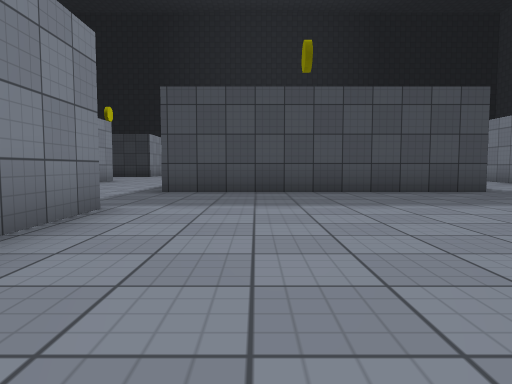
[1] (above)

24 first-person views from a walk through a scene from a Unity 3-D project. The camera is 0.51 m above the floor, tilts 4° down and sees 70° across. The floor is counted in squares, 1 m on a side. Each view is taken from the middle of a square. On the plan, view 1 faces up. The plan holds only what a view shows up to about 9 squares ahead; the rest is blank. The place goes on beyond the plan. The player is left out. Surface patterns are stand-ins for the level's own textures.

[2]
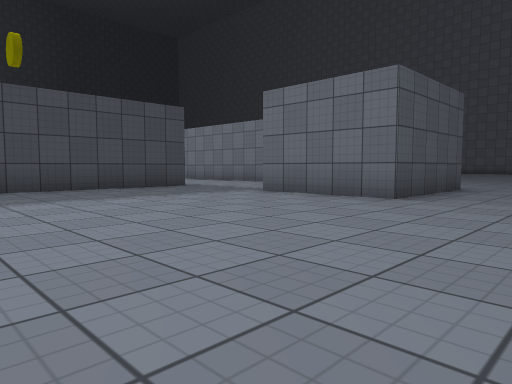

[3]
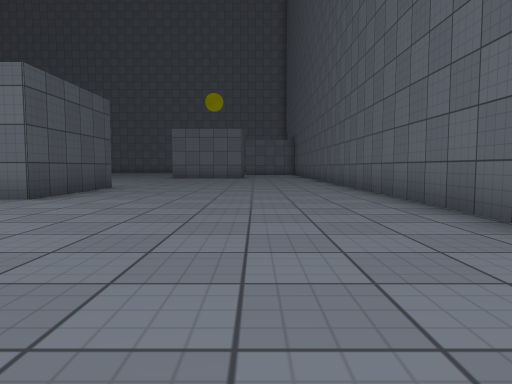

[4]
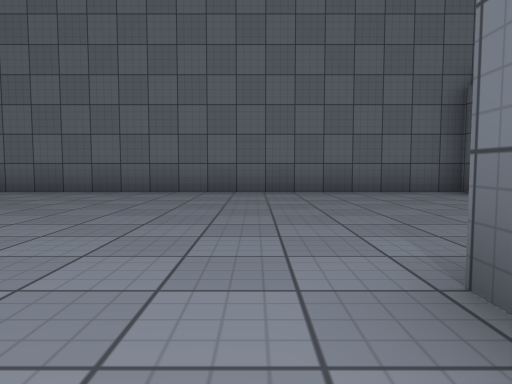

[5]
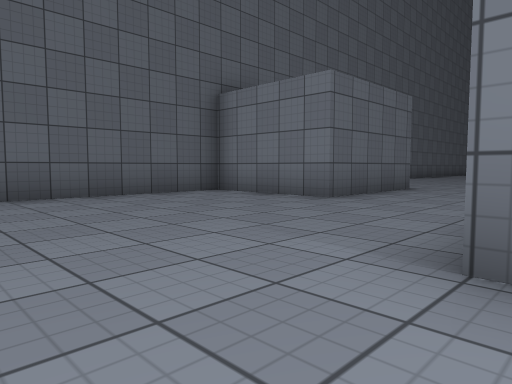

[6]
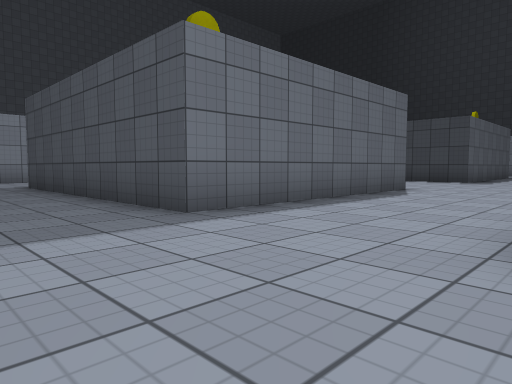

[7]
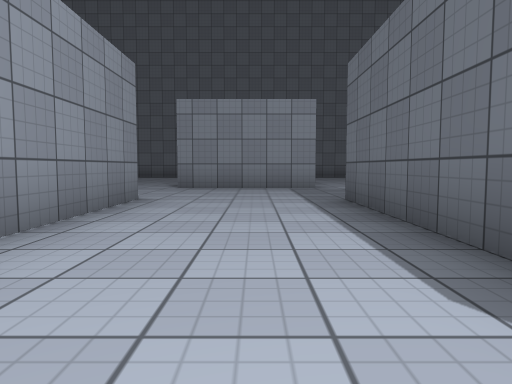

[8]
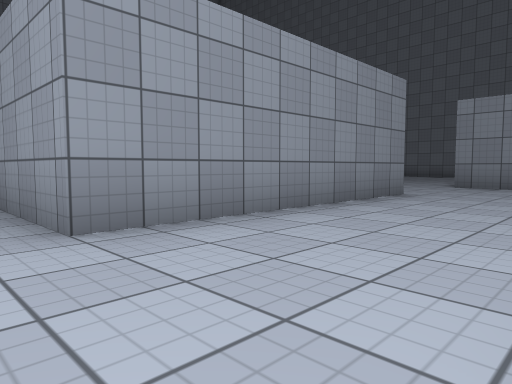

[9]
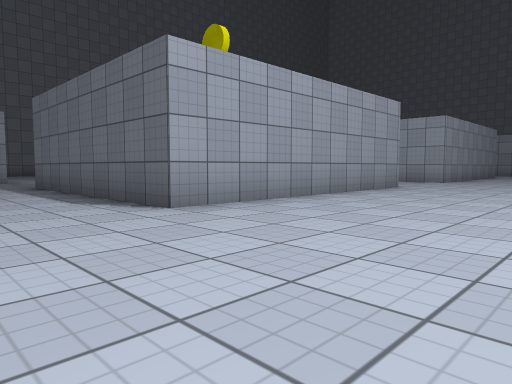

[10]
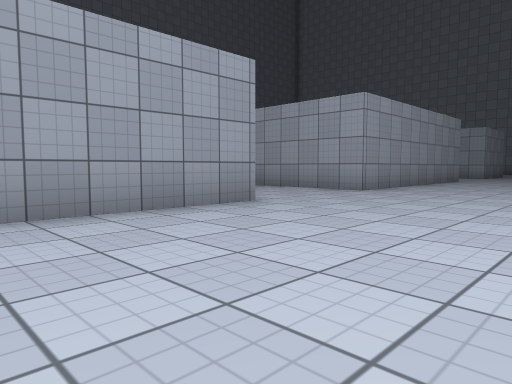

[11]
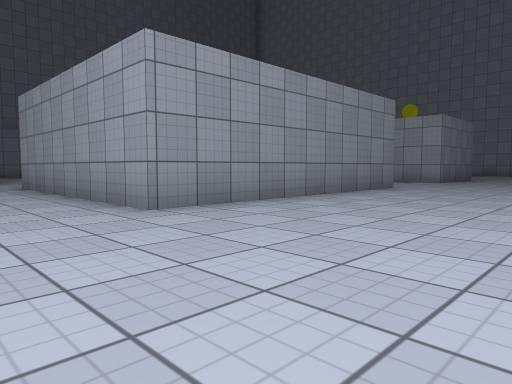

[12]
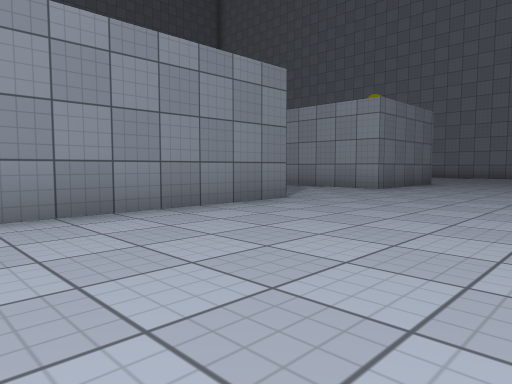

[13]
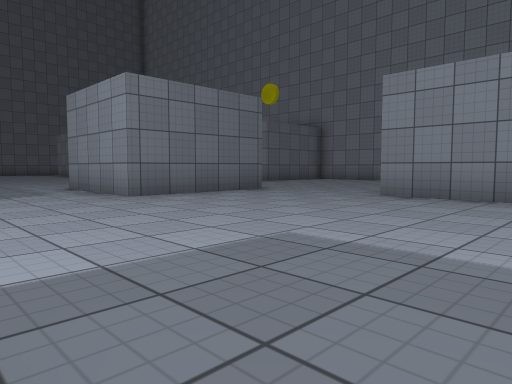

[14]
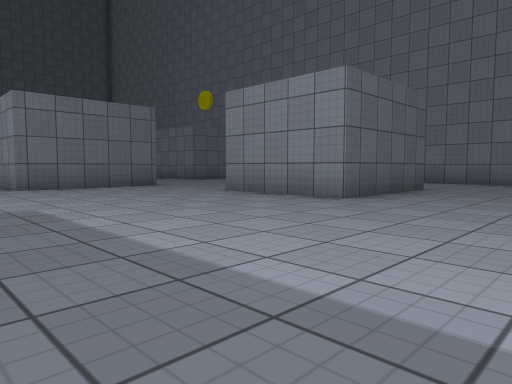

[15]
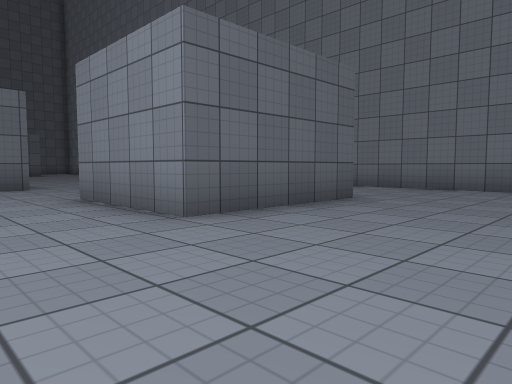

[16]
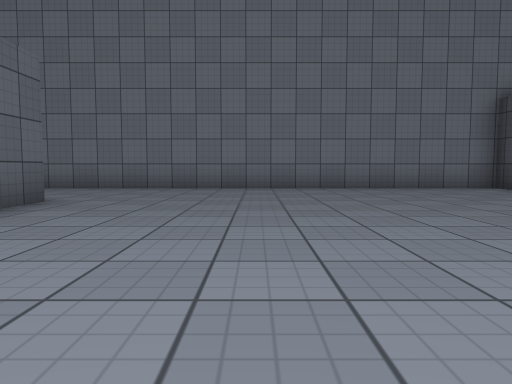

[17]
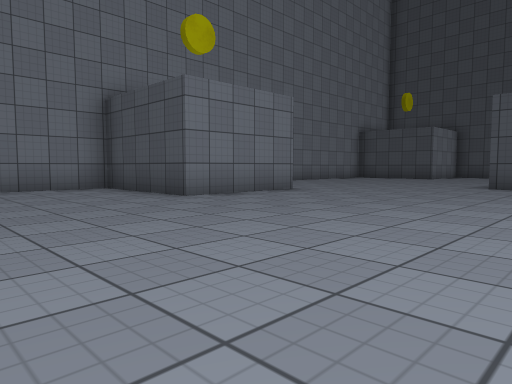

[18]
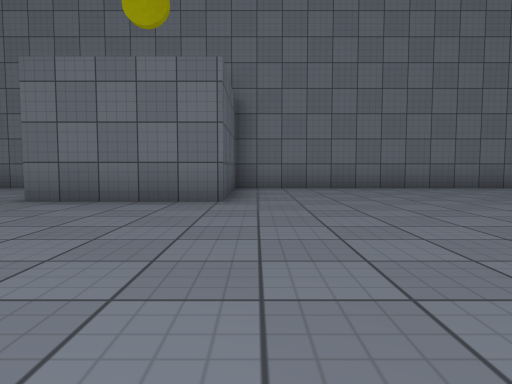

[19]
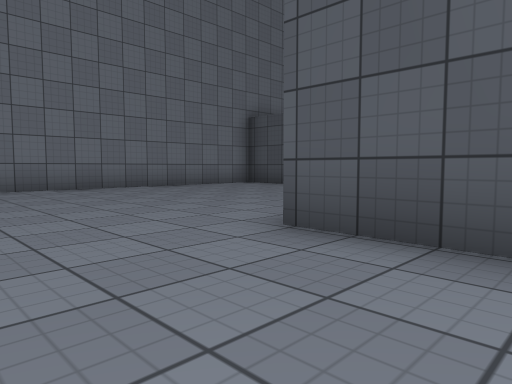

[20]
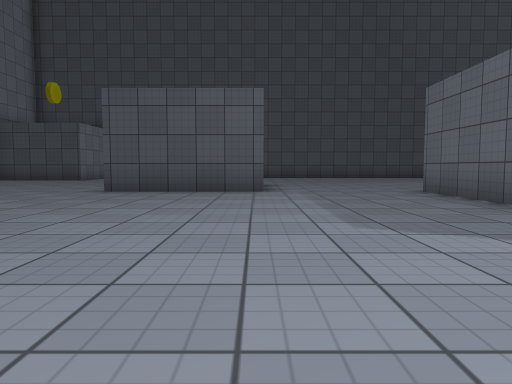

[21]
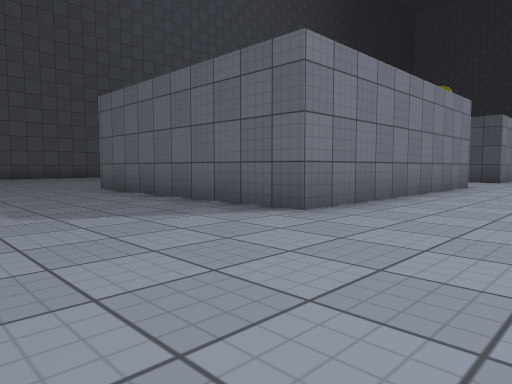

[22]
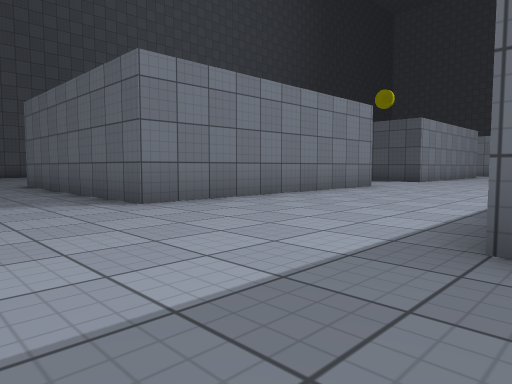

[23]
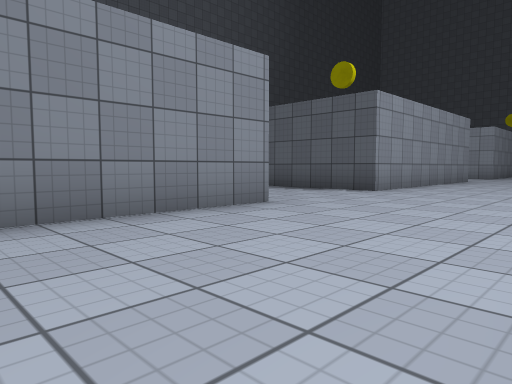

[24]
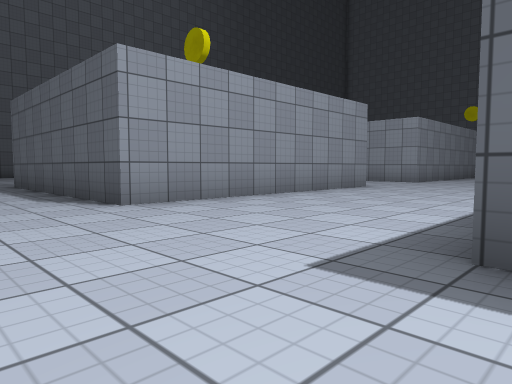

### Floor plan
Points are (right, up) in squares from view 1. A wall is a line through its corners. A room is listed if a view was taken in it or the views show most of it. See-through windows are left out.
Room 1 (views 1, 2, 3, 4, 5, 6, 7)
walls: (7.9, 1.5) (4.6, 1.5) (4.6, 4.4) (7.9, 4.4); (-1.9, 4.5) (-1.9, 1.4); (7.8, 7.2) (7.8, 13.1); (-5.1, -1.4) (-5.1, -4.3) (8.1, -4.3); (4.6, 13.1) (4.6, 7.3) (-0.4, 7.3)
ways out: opening at (6, 14) to room 2; opening at (-4.3, 0); opening at (-1.3, 6)
Room 2 (views 8, 9, 10, 11, 12, 13, 14, 15, 16, 17, 18, 19, 20, 21, 22, 23, 24)
walls: (-5, 27.6) (-11.6, 27.6) (-11.6, 33.5); (-14.8, 33.4) (-18.1, 33.4); (-11.6, 13.1) (-5.1, 13.1); (4.2, 27.6) (-1.9, 27.6) (-1.9, 33.5); (-21.4, 18.9) (-18.1, 18.9) (-18.1, 16); (-2, 13.1) (4.6, 13.1); (-18.1, 13.1) (-14.8, 13.1); (-24.6, 37) (-24.6, 30.5) (-21.3, 30.5) (-21.3, 27.6) (-24.6, 27.6) (-24.6, 17); (7.8, 13.1) (8.5, 13.1)
ways out: opening at (6, 14) to room 1; opening at (-13, 14); opening at (-3.5, 14)

Where each view was taken, in squares from view 1:
view 1: 0 up, 0 right, facing up
view 2: 1 down, 1 left, facing up-right
view 3: 2 down, 1 left, facing right
view 4: 3 up, 1 left, facing down
view 5: 2 up, 0 right, facing down-left
view 6: 5 up, 8 right, facing up-left
view 7: 13 up, 6 right, facing down
view 8: 14 up, 5 right, facing down-right
view 9: 17 up, 7 right, facing down-left
view 10: 17 up, 2 right, facing down-left
view 11: 17 up, 3 left, facing down-left
view 12: 17 up, 7 left, facing down-left
view 13: 19 up, 12 left, facing down-left
view 14: 22 up, 13 left, facing down-left
view 15: 22 up, 16 left, facing down-left
view 16: 22 up, 16 left, facing left
view 17: 24 up, 16 left, facing up-left
view 18: 31 up, 16 left, facing left
view 19: 31 up, 16 left, facing up-left
view 20: 26 up, 15 left, facing up
view 21: 25 up, 15 left, facing up-right
view 22: 23 up, 14 left, facing up-right
view 23: 24 up, 9 left, facing up-right
view 24: 23 up, 4 left, facing up-right
